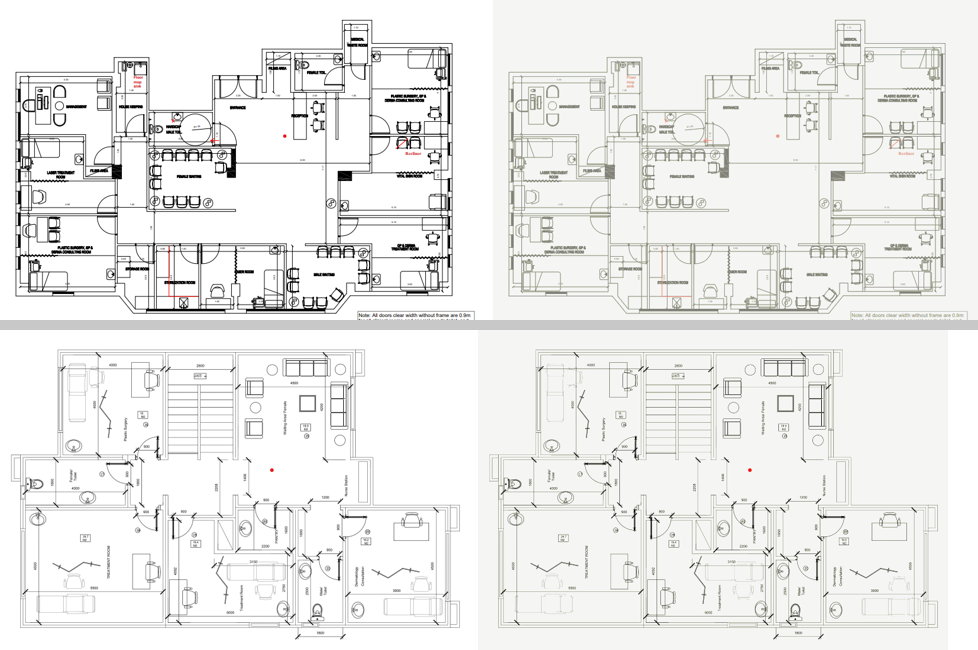
#> input picture outputs/dist_shift/enhance_preview.png, 978 x 650 px; its folder holds only this picture in this run
$ python enhance_external.py --train-dir ../../outputs/dist_shift --external-dir ../../outputs/dist_shift
#> lines starting #> are read from the running program, lines starting #| are printed output that depends on the picture; after the words box and inside, x2 and y2 are one past the last pixel; in counts of white or black regions, pixels touching at a corner belong together; long printed decimals are rounded
### src/evaluation/distribution_shift.py
"""
distribution_shift.py — measure how pixel-intensity distributions differ
between a training source and an external (out-of-distribution) source.

Floor plans are line drawings: a large near-uniform background with thin
ink strokes (walls, text, furniture).  A naive global histogram is therefore
dominated by background and hides the signal that matters.  So this tool
splits every image into:

    background  — the single dominant colour bucket (per image)
    foreground  — the "ink": everything far enough from that background

and compares the two sources on BOTH, separately.

Methodology — the noise floor
-----------------------------
We draw THREE disjoint, seeded samples from the training source.  Comparing
those three against each other tells us how much two same-distribution
samples naturally differ (the "noise floor").  The train-vs-external
distance is only meaningful insofar as it clearly exceeds that floor.

Distance metric
---------------
1-D Wasserstein / Earth-Mover's Distance (scipy).  It is expressed in
intensity units (0..255), is robust to empty histogram bins, and is
directly comparable across the foreground / background checks.

Usage
-----
    python -m src.evaluation.distribution_shift \
        --train-dir data/raw/pseudo-12k/images \
        --external-dir data/external/images \
        --n 200 --seed 42 --out outputs/dist_shift

v1 scope: grayscale intensity, foreground + background EMD, overlaid
histograms.  Per-RGB-channel and 2-D colour histograms are the next
iteration.
"""

from __future__ import annotations

import argparse
import random
import sys
from pathlib import Path

import numpy as np
from PIL import Image
from scipy.stats import wasserstein_distance

import matplotlib
matplotlib.use("Agg")
import matplotlib.pyplot as plt  # noqa: E402

_IMG_EXTS = {".png", ".jpg", ".jpeg", ".bmp", ".tif", ".tiff", ".webp"}

# Coarse bin width (per channel) used to find the dominant background bucket.
# 16 → 16 buckets/channel; the modal bucket is the paper colour.
_BG_BIN = 16

# A pixel is "foreground" (ink) if its max per-channel distance from the
# dominant background colour exceeds this many intensity levels.
_FG_DELTA = 40


# ---------------------------------------------------------------------------
# IO helpers
# ---------------------------------------------------------------------------

def list_images(directory: Path) -> list[Path]:
    """All image files directly under `directory`, sorted for determinism."""
    files = [p for p in sorted(directory.iterdir())
             if p.suffix.lower() in _IMG_EXTS]
    if not files:
        raise FileNotFoundError(f"No images found in {directory}")
    return files


def load_rgb(path: Path) -> np.ndarray:
    """
    Load an image as HxWx3 uint8 RGB.

    RGBA is composited over white — transparent regions on architectural
    approvals are paper, so white is the correct fill and keeps the
    background-detection honest.
    """
    im = Image.open(path)
    if im.mode == "RGBA":
        bg = Image.new("RGBA", im.size, (255, 255, 255, 255))
        im = Image.alpha_composite(bg, im).convert("RGB")
    else:
        im = im.convert("RGB")
    return np.asarray(im)


def to_gray(rgb: np.ndarray) -> np.ndarray:
    """Rec.601 luma, returned as uint8 HxW."""
    return (rgb @ np.array([0.299, 0.587, 0.114])).astype(np.uint8)


# ---------------------------------------------------------------------------
# Background / foreground split
# ---------------------------------------------------------------------------

def dominant_color(rgb: np.ndarray) -> np.ndarray:
    """
    Most frequent coarse colour bucket → its mean RGB (float32, len 3).

    Coarse binning makes this robust to anti-aliasing and JPEG noise: a
    scanned off-white page lands in one bucket even though no two pixels
    share the exact value.
    """
    flat = rgb.reshape(-1, 3)
    binned = (flat // _BG_BIN).astype(np.int32)
    keys = binned[:, 0] * 1_000_000 + binned[:, 1] * 1_000 + binned[:, 2]
    vals, counts = np.unique(keys, return_counts=True)
    top = vals[counts.argmax()]
    # Mean of the actual pixels in the modal bucket (not the bucket centre).
    sel = keys == top
    return flat[sel].mean(axis=0).astype(np.float32)


def foreground_mask(rgb: np.ndarray, bg: np.ndarray) -> np.ndarray:
    """Boolean HxW: pixels whose Chebyshev distance from bg exceeds _FG_DELTA."""
    dist = np.abs(rgb.astype(np.int16) - bg.astype(np.int16)).max(axis=2)
    return dist > _FG_DELTA


# ---------------------------------------------------------------------------
# Per-source accumulation
# ---------------------------------------------------------------------------

# [208 lines left out: functions collect, summary, three_disjoint_samples, overlay_hist, main, not called in this run]


# [2 lines that do not run on import are left out]

### src/data/enhance_external.py
"""
enhance_external.py — pull external (out-of-distribution) floor plans toward
the training pixel-intensity distribution via per-channel histogram matching.

Why histogram matching (not an iterative search)
-------------------------------------------------
Matching the foreground intensity CDF of the external image onto the training
CDF is exact 1-D optimal transport: it is the monotonic map that minimises the
Earth-Mover's distance between the two distributions, in closed form.  No
iteration, no learning rate — one pass over the histogram drives the
distribution shift to its theoretical minimum.

The diagnostic (src/evaluation/distribution_shift.py) found the external ink is
crisp pure-black (spike at 0) while training ink sits ~170, and external paper
is brighter (254 vs ~245).  A per-channel LUT corrects both:

    * foreground (ink)  -> histogram-matched onto the training ink CDF
    * background (paper) -> anchored to the training paper level
    * the two are stitched into ONE monotonic 256-entry LUT per channel, so
      structure is preserved (a brighter input never becomes darker) and there
      is no seam between ink and paper.

Why foreground-only matching
----------------------------
External plans are ~12% ink; training plans are ~48% ink.  Matching the WHOLE
image histogram would try to push 48% of external pixels dark — turning white
paper into gray to hit that mass target.  Building the ink LUT from foreground
pixels only, then anchoring the paper separately, avoids that.

What this canNOT fix
--------------------
The ink-density / stroke-thickness / clutter gap is spatial, not tonal — a
tone curve cannot add ink.  This step closes the colour/intensity gap only.

Usage
-----
    python -m src.data.enhance_external \
        --train-dir data/raw/pseudo-12k/images \
        --external-dir data/external/images \
        --n 200 --seed 42
"""

from __future__ import annotations

import argparse
import sys
from pathlib import Path

import numpy as np
from PIL import Image
from scipy.stats import wasserstein_distance

from src.evaluation.distribution_shift import (
    list_images,
    load_rgb,
    to_gray,
    dominant_color,
    foreground_mask,
)

_REF_PER_IMG = 30_000      # foreground px sampled per training image
_REF_TOTAL   = 500_000     # cap on pooled reference px per channel


# ---------------------------------------------------------------------------
# Training reference (per-channel foreground histogram + background level)
# ---------------------------------------------------------------------------

def build_reference(paths: list[Path], n: int, seed: int) -> dict:
    """Pool per-channel foreground intensities + mean background from a sample."""
    rng = np.random.default_rng(seed)
    sample = list(paths)
    rng.shuffle(sample)
    sample = sample[:n]

    fg_ch: list[list[np.ndarray]] = [[], [], []]
    bg_levels: list[np.ndarray] = []

    for p in sample:
        rgb = load_rgb(p)
        bg = dominant_color(rgb)
        bg_levels.append(bg)
        mask = foreground_mask(rgb, bg)
        fg = rgb[mask]
        if fg.shape[0] == 0:
            continue
        if fg.shape[0] > _REF_PER_IMG:
            idx = rng.choice(fg.shape[0], _REF_PER_IMG, replace=False)
            fg = fg[idx]
        for c in range(3):
            fg_ch[c].append(fg[:, c])

    ref_fg = []
    for c in range(3):
        pooled = np.concatenate(fg_ch[c]).astype(np.uint8)
        if pooled.size > _REF_TOTAL:
            idx = rng.choice(pooled.size, _REF_TOTAL, replace=False)
            pooled = pooled[idx]
        ref_fg.append(pooled)

    return {
        "fg": ref_fg,                                 # list of 3 uint8 arrays
        "bg": np.stack(bg_levels).mean(axis=0),       # mean bg colour [3] float
        "n": len(sample),
    }


# ---------------------------------------------------------------------------
# Histogram matching -> monotonic 256-entry LUT
# ---------------------------------------------------------------------------

def _cdf(vals: np.ndarray) -> np.ndarray:
    """Empirical CDF of uint8 values, evaluated on the grid 0..255."""
    hist = np.bincount(vals, minlength=256).astype(np.float64)
    c = np.cumsum(hist)
    return c / c[-1]


def build_lut(
    ext_fg: np.ndarray,      # external foreground values for this channel (uint8)
    ref_fg: np.ndarray,      # training foreground reference (uint8)
    ext_bg: float,           # external background level for this channel
    ref_bg: float,           # training background level for this channel
) -> np.ndarray:
    """
    One monotonic uint8 LUT[256] = foreground histogram-match  +  paper anchor.

    Foreground part : classic histogram matching (ext_fg CDF -> ref_fg CDF).
    Background part : the external paper level is pinned to the training paper
                      level; values between the ink range and paper are linearly
                      bridged.  np.maximum.accumulate guarantees monotonicity.
    """
    grid = np.arange(256)

    # --- foreground histogram match ---------------------------------------
    ext_cdf = _cdf(ext_fg)
    ref_vals, ref_counts = np.unique(ref_fg, return_counts=True)
    ref_q = np.cumsum(ref_counts) / ref_counts.sum()
    fg_map = np.interp(ext_cdf, ref_q, ref_vals)      # [256] ink mapping

    # Ink only occupies roughly [0, fg_hi]; above that we hand over to paper.
    fg_hi = int(np.percentile(ext_fg, 99))
    fg_hi = min(fg_hi, int(round(ext_bg)) - 1)
    fg_hi = max(fg_hi, 1)

    # --- stitch ink range + paper anchor into control points --------------
    ctrl_in  = list(grid[: fg_hi + 1])
    ctrl_out = list(fg_map[: fg_hi + 1])
    # cap ink output below the training paper level so it can't exceed paper
    ctrl_out = [min(v, ref_bg - 1.0) for v in ctrl_out]

    ctrl_in  += [int(round(ext_bg)), 255]
    ctrl_out += [ref_bg, ref_bg]

    lut = np.interp(grid, ctrl_in, ctrl_out)
    lut = np.maximum.accumulate(lut)                  # enforce monotonic
    return np.clip(np.round(lut), 0, 255).astype(np.uint8)


def apply_luts(rgb: np.ndarray, luts: list[np.ndarray]) -> np.ndarray:
    out = np.empty_like(rgb)
    for c in range(3):
        out[..., c] = luts[c][rgb[..., c]]
    return out


# ---------------------------------------------------------------------------
# Grayscale fg EMD — same units as the shift diagnostic, for before/after
# ---------------------------------------------------------------------------

def gray_fg_emd(rgb: np.ndarray, mask: np.ndarray, ref_gray: np.ndarray) -> float:
    vals = to_gray(rgb)[mask].astype(np.float32)
    if vals.size == 0:
        return float("nan")
    return float(wasserstein_distance(vals, ref_gray))


# ---------------------------------------------------------------------------
# Main
# ---------------------------------------------------------------------------

def main() -> None:
    ap = argparse.ArgumentParser(
        description=__doc__, formatter_class=argparse.RawDescriptionHelpFormatter)
    ap.add_argument("--train-dir", required=True, type=Path)
    ap.add_argument("--external-dir", required=True, type=Path)
    ap.add_argument("--n", type=int, default=200, help="training images for reference")
    ap.add_argument("--seed", type=int, default=42)
    ap.add_argument("--prefix", default="enhanceV1_", help="output filename prefix")
    args = ap.parse_args()

    try:
        sys.stdout.reconfigure(encoding="utf-8")
    except Exception:
        pass

    train_paths = list_images(args.train_dir)
    ext_paths = [p for p in list_images(args.external_dir)
                 if not p.name.startswith(args.prefix)]
    if not ext_paths:
        print("No un-enhanced external images found.")
        return

    print(f"building reference from {min(args.n, len(train_paths))} train images...")
    ref = build_reference(train_paths, args.n, args.seed)
#> in load_rgb, im is the input picture: PIL image 978x650 RGB; mean R, G, B 236.9, 237, 235.8
#> in dominant_color, `vals, counts = np.unique(keys, return_counts=True)`: vals = 283 values from 0 to 15015015; counts = 283 values, max 500590 at index 282, min 1 at index 1, mean 2246.3
#> in dominant_color, `top = vals[counts.argmax()]`: top = 15015015
#> in build_reference, `bg = dominant_color(rgb)`: bg = [250.2, 250.2, 249.7]
#> in foreground_mask, `dist = np.abs(rgb.astype(np.int16) - bg.astype(np.int16)).max(axis=2)`:
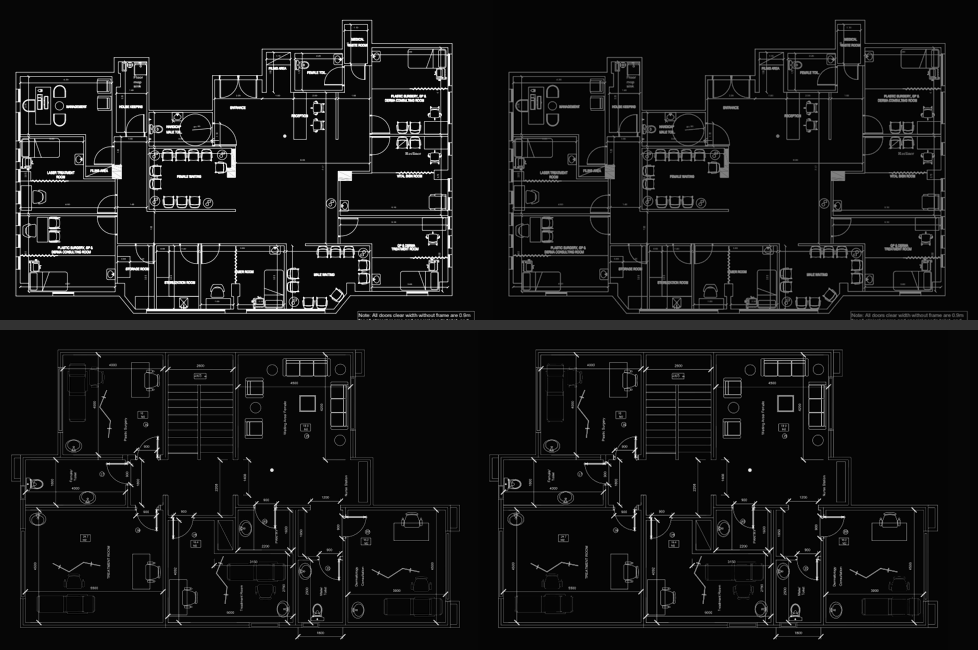
#> dist: shape (650, 978) int16; min 0, max 250, mean 18.1
#> in foreground_mask, `return dist > _FG_DELTA`:
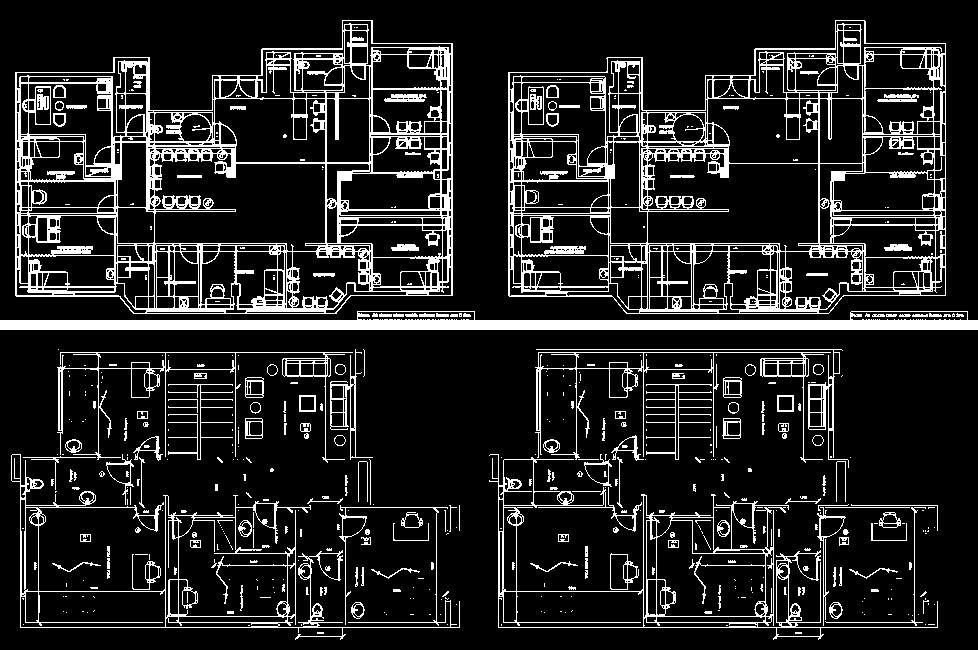
#> returned value: shape (650, 978) bool; 14% white; 544 white regions (364 under 20 px), largest, box (x1, y1, x2, y2) and area: (15, 20, 453, 314) 25944, (508, 20, 946, 314) 22482, (0, 311, 978, 330) 10219
#> ref = 3 items
    ref_gray = (0.299 * ref["fg"][0]
                + 0.587 * ref["fg"][1]
                + 0.114 * ref["fg"][2]).astype(np.float32)
    print(f"reference: mean paper = {ref['bg'].round(1).tolist()}, "
          f"ink per-channel medians = "
          f"{[int(np.median(ref['fg'][c])) for c in range(3)]}\n")
#| reference: mean paper = [250.200, 250.200, 249.700], ink per-channel medians = [188, 189, 180]

    summary = []
    for p in ext_paths:
        rgb = load_rgb(p)
        bg = dominant_color(rgb)
#> bg = [250.2, 250.2, 249.7]
        mask = foreground_mask(rgb, bg)
        if mask.sum() == 0:
            print(f"[skip] {p.name}: no foreground detected")
            continue

        luts = [build_lut(rgb[..., c][mask], ref["fg"][c], float(bg[c]), float(ref["bg"][c]))
                for c in range(3)]
#> in _cdf, `hist = np.bincount(vals, minlength=256).astype(np.float64)`: hist = 256 values, max 11223 at index 200, min 1 at index 250, mean 346.9
#> in _cdf, `c = np.cumsum(hist)`: c = 256 values from 1008 to 88799
#> in build_lut, `ext_cdf = _cdf(ext_fg)`: ext_cdf = 256 values from 0.0114 to 1
#> in build_lut, `ref_vals, ref_counts = np.unique(ref_fg, return_counts=True)`: ref_vals = 252 values from 0 to 255; ref_counts = 252 values, max 3733 at index 200, min 1 at index 247, mean 119
#> in build_lut, `ref_q = np.cumsum(ref_counts) / ref_counts.sum()`: ref_q = 252 values from 0.011 to 1
#> in build_lut, `fg_map = np.interp(ext_cdf, ref_q, ref_vals)`: fg_map = 256 values from 0.477 to 255
#> in build_lut, `fg_hi = int(np.percentile(ext_fg, 99))`: fg_hi = 215
#> in build_lut, `ctrl_in  = list(grid[: fg_hi + 1])`: ctrl_in = 216 values from 0 to 215
#> in build_lut, `ctrl_out = list(fg_map[: fg_hi + 1])`: ctrl_out = 216 values from 0.477 to 215
#> in build_lut, `ctrl_in  += [int(round(ext_bg)), 255]`: ctrl_in = 218 values from 0 to 255
#> in build_lut, `ctrl_out += [ref_bg, ref_bg]`: ctrl_out = 218 values from 0.477 to 250.2
#> in build_lut, `lut = np.interp(grid, ctrl_in, ctrl_out)`: lut = 256 values from 0.477 to 250.2
#> luts = 3 items
        enhanced = apply_luts(rgb, luts)

        before = gray_fg_emd(rgb, mask, ref_gray)
#> before = 0.403
        after = gray_fg_emd(enhanced, mask, ref_gray)   # mask unchanged: map is monotonic
#> after = 0.386

        out_path = p.with_name(args.prefix + p.name)
        Image.fromarray(enhanced).save(out_path)

        summary.append((p.name, before, after))
        drop = 100 * (before - after) / before if before else 0.0
#> drop = 4.26
        print(f"{p.name}")
        print(f"    gray-fg EMD  {before:6.2f} -> {after:6.2f}   ({drop:+.0f}%)")
#|     gray-fg EMD    0.40 ->   0.39   (+4%)
        print(f"    saved {out_path.name}")

    print("\n" + "=" * 60)
    print("SUMMARY  grayscale foreground EMD vs training")
    print("=" * 60)
    for name, b, a in summary:
        print(f"  {name:42s} {b:6.2f} -> {a:6.2f}")
#> this loop made 1 pass
#> (name, b, a) on pass 1: ('enhance_preview.png', 0.403, 0.386)
#|   enhance_preview.png                          0.40 ->   0.39
    if summary:
        bs = np.array([b for _, b, _ in summary])
#> bs = [0.403]
        as_ = np.array([a for _, _, a in summary])
#> as_ = [0.386]
        print(f"  {'MEAN':42s} {bs.mean():6.2f} -> {as_.mean():6.2f}")
#|   MEAN                                         0.40 ->   0.39


if __name__ == "__main__":
    main()
